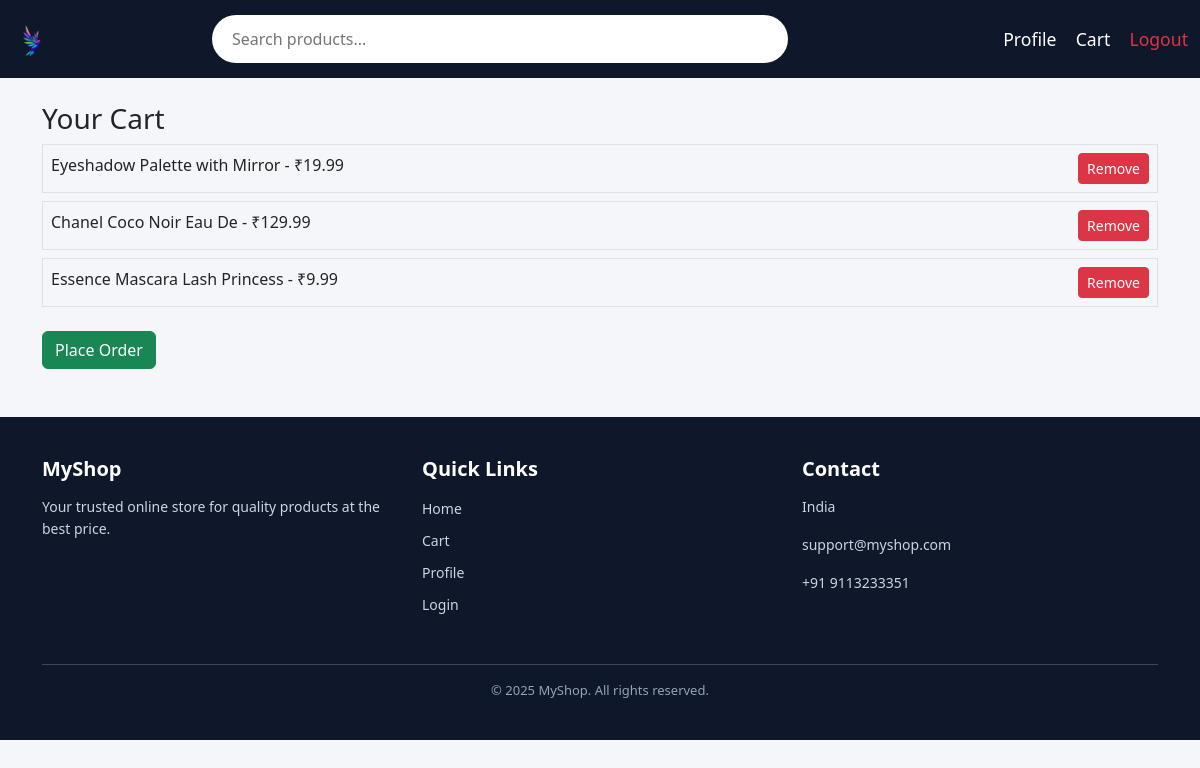
The page /cart/ (signed in) on the database as committed earlier.
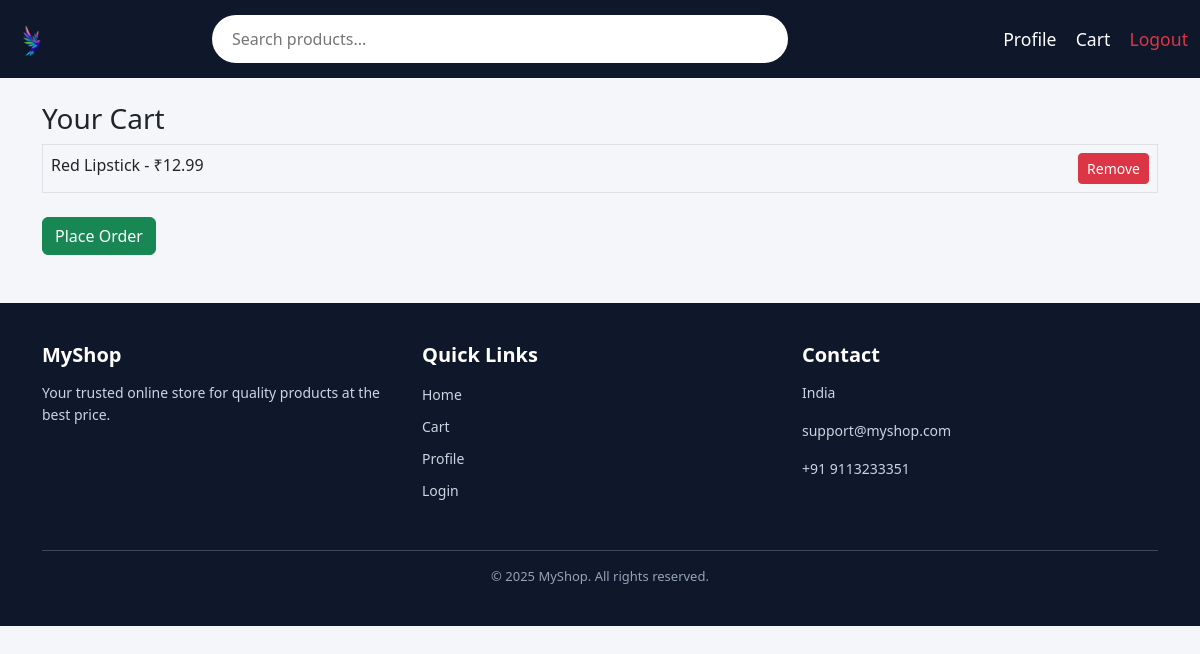
The same page on the database as committed later.
### shop/models.py (models this page shows, shortened)
class Cart(models.Model):
    user = models.ForeignKey(User, on_delete=models.CASCADE)
    product = models.ForeignKey(Product, on_delete=models.CASCADE)
    quantity = models.IntegerField(default=1)

class Product(models.Model):
    title = models.CharField(max_length=200)
    description = models.TextField()
    price = models.FloatField()
    category = models.CharField(max_length=100)
    image = models.URLField()

### shop/views.py (the view)
# urls.py: path('cart/', cart_view, name='cart'),
@login_required
def cart_view(request):
    items = Cart.objects.filter(user=request.user)
    return render(request, 'cart.html', {'items': items})

### templates/cart.html
{% extends 'base.html' %}
{% block content %}
<h3>Your Cart</h3>
{% for item in items %}
<div class="d-flex justify-content-between border p-2 mb-2">
    <div>
        {{ item.product.title }} - ₹{{ item.product.price }}
    </div>
    <a href="/remove-cart/{{ item.id }}/" class="btn btn-danger btn-sm">
        Remove
    </a>
</div>
{% endfor %}
{% if items %}
<a href="/place-order/" class="btn btn-success mt-3">
    Place Order
</a>
{% else %}
<p>Your cart is empty.</p>
{% endif %}
{% endblock %}

### templates/base.html (shortened to what this page needs)
{% load static %}
<!DOCTYPE html>
<html lang="en">
<head>
    <link href="https://cdn.jsdelivr.net/npm/bootstrap@5.3.0/dist/css/bootstrap.min.css" rel="stylesheet">
    <link rel="stylesheet" href="{% static 'css/style.css' %}">
</head>
<body>
<header class="main-header">
    <div class="container-fluid">
        <div class="row align-items-center">
            <div class="col-md-2 col-6 d-flex align-items-center">
                <a href="/">
                    <img src="{% static 'images/logo1.png' %}" height="40" alt="MyShop">
                </a>
            </div>
            <div class="col-md-6 d-none d-md-block">
                <div class="search-box">
                    <input type="text" id="searchInput"
                           placeholder="Search products..."
                           autocomplete="off">
                </div>
            </div>
            <div class="col-md-4 col-6 text-end">
                {% if user.is_authenticated %}
                    <a href="/profile/" class="icon-btn">Profile</a>
                    <a href="/cart/" class="icon-btn">Cart</a>
                    <a href="/logout/" class="icon-btn text-danger">Logout</a>
                {% else %}
                    <a href="/login/" class="icon-btn">Login</a>
                    <a href="/register/" class="icon-btn">Register</a>
                {% endif %}
            </div>
        </div>
    </div>
</header>
<div class="container mt-4">
    {% block content %}
    {% endblock %}
</div>
<footer class="site-footer mt-5">
    <div class="container">
        <div class="row">
            <div class="col-md-4 mb-3">
                <h5 class="footer-title">MyShop</h5>
                <p class="footer-text">
                    Your trusted online store for quality products at the best price.
                </p>
            </div>
            <div class="col-md-4 mb-3">
                <h5 class="footer-title">Quick Links</h5>
                <ul class="footer-links">
                    <li><a href="/">Home</a></li>
                    <li><a href="/cart/">Cart</a></li>
                    <li><a href="/profile/">Profile</a></li>
                    <li><a href="/login/">Login</a></li>
                </ul>
            </div>
            <div class="col-md-4 mb-3">
                <h5 class="footer-title">Contact</h5>
                <p class="footer-text"> India</p>
                <p class="footer-text">support@myshop.com</p>
                <p class="footer-text">+91 9113233351</p>
            </div>
        </div>
        <hr>
        <div class="text-center footer-bottom">
            © 2025 MyShop. All rights reserved.
        </div>
    </div>
</footer>
</body>
</html>

### static/css/style.css (style rules this page uses)
body { background-color: #f5f6fa; font-family: 'Segoe UI', Tahoma, Geneva, Verdana, sans-serif; }
a { text-decoration: none; }
.main-header { background: #0f172a; padding: 15px 0; }
.icon-btn { color: #fff; margin-left: 15px; font-size: 1.1rem; text-decoration: none; }
.search-box { position: relative; }
.search-box input { width: 100%; padding: 12px 20px; border-radius: 30px; border: none; outline: none; }
.site-footer { background: #0f172a; color: #cbd5e1; padding: 40px 0; }
.footer-title { color: #ffffff; font-weight: 600; margin-bottom: 15px; }
.footer-text { font-size: 14px; line-height: 1.6; }
.footer-links { list-style: none; padding: 0; }
.footer-links li { margin-bottom: 8px; }
.footer-links a { color: #cbd5e1; text-decoration: none; font-size: 14px; }
.footer-bottom { font-size: 13px; color: #94a3b8; }

Rows that differ between the two databases and show on the page:
removed Cart: product "Eyeshadow Palette with Mirror", product.price "19.99"
removed Cart: product "Chanel Coco Noir Eau De", product.price "129.99"
removed Cart: product "Essence Mascara Lash Princess", product.price "9.99"
added Cart: product "Red Lipstick", product.price "12.99"
